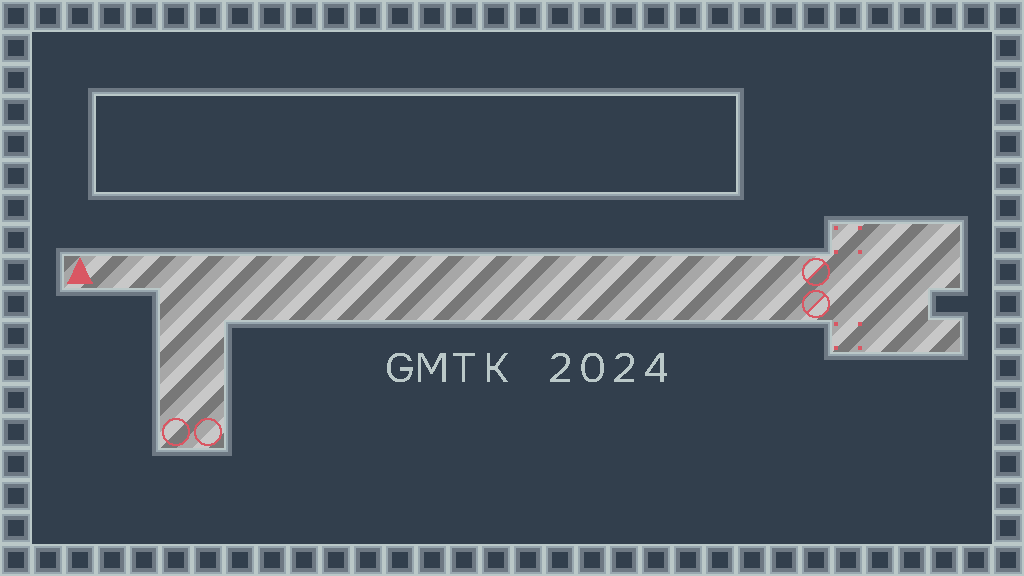

A 2D game scene composited from a Tiled map and its tileset images. What follows is a short description and the map's XML, with each tile layer's data collapsed to a summary:
An orthogonal 32x18 tile map with 32x32 px tiles, 7 tile layers (Background, Spawners, Gates On, Gates Off, ...), 2 tilesets.

<map version="1.10" tiledversion="1.10.2" orientation="orthogonal" renderorder="right-down" width="32" height="18" tilewidth="32" tileheight="32" infinite="0" nextlayerid="11" nextobjectid="1">
 <tileset firstgid="1" source="NOT TO SCALE TILESET.tsx" />
 <tileset firstgid="514" source="Background.tsx" />
 <layer id="5" name="Background" width="32" height="18">
  <data>[576 cells, 158 non-empty, 4 distinct tile ids]</data>
 </layer>
 <layer id="6" name="Spawners" width="32" height="18">
  <data>[576 cells, 2 non-empty, 1 distinct tile ids]</data>
 </layer>
 <layer id="7" name="Gates On" width="32" height="18">
  <data>[576 cells, 1 non-empty, 1 distinct tile ids]</data>
 </layer>
 <layer id="9" name="Gates Off" width="32" height="18">
  <data>[576 cells, 1 non-empty, 1 distinct tile ids]</data>
 </layer>
 <layer id="10" name="Blockers" width="32" height="18">
  <data>[576 cells, 2 non-empty, 1 distinct tile ids]</data>
 </layer>
 <layer id="8" name="Goals" width="32" height="18">
  <data>[576 cells, 2 non-empty, 1 distinct tile ids]</data>
 </layer>
 <layer id="1" name="walls" width="32" height="18">
  <data>[576 cells, 448 non-empty, 23 distinct tile ids]</data>
 </layer>
</map>
